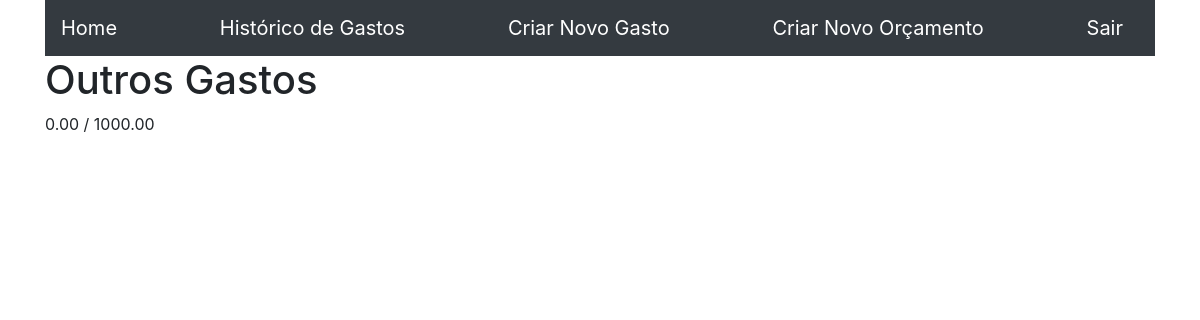
Page /3/ (signed in) on the committed database.
### budgeter/models.py (models this page shows, shortened)
class Budget(models.Model):
    user = models.ForeignKey(User, on_delete=models.CASCADE)
    budget_name = models.CharField(max_length=200)
    allowed_spending = models.DecimalField(decimal_places=2, max_digits=15)
    spent = models.DecimalField(default=0, decimal_places=2, max_digits=15)
    created_at = models.DateTimeField(auto_now_add=True)
    updated_at = models.DateTimeField(auto_now=True)
    def get_spent_budget(self):
        spent_budget = self.transaction_set.all().aggregate(Sum('value'))['value__sum']
        if spent_budget is None:
            return Decimal('0.00')
        return spent_budget

### budgeter/views.py (the view)
# urls.py: path('<int:pk>/', views.BudgetView.as_view(), name='budget'),
class BudgetView(LoginRequiredMixin, generic.DetailView):
    model = Budget
    template_name = 'budgeter/budget.html'

### budgeter/templates/budgeter/budget.html (shortened to what this page needs)
{% extends 'budgeter/budgeter_base.html' %}
{% block main %}
    <h1> {{ budget.budget_name }} </h1>
    <p>{{ budget.get_spent_budget }} / {{ budget.allowed_spending }}</p>
{% endblock main %}

### rows in the picture
Budget: budget_name "Outros Gastos", get_spent_budget "0.00", allowed_spending "1000.00"
